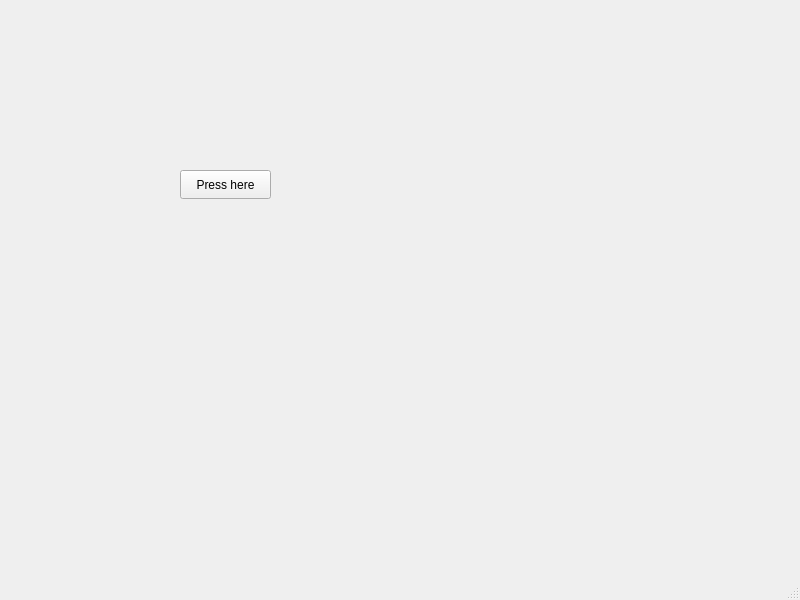
<?xml version="1.0" encoding="UTF-8"?>
<ui version="4.0">
 <class>MainWindow</class>
 <widget class="QMainWindow" name="MainWindow">
  <property name="geometry">
   <rect>
    <x>0</x>
    <y>0</y>
    <width>800</width>
    <height>600</height>
   </rect>
  </property>
  <property name="windowTitle">
   <string>MainWindow</string>
  </property>
  <widget class="QWidget" name="centralwidget">
   <widget class="QPushButton" name="pushButton">
    <property name="geometry">
     <rect>
      <x>180</x>
      <y>170</y>
      <width>91</width>
      <height>29</height>
     </rect>
    </property>
    <property name="text">
     <string>Press here</string>
    </property>
   </widget>
  </widget>
  <widget class="QMenuBar" name="menubar">
   <property name="geometry">
    <rect>
     <x>0</x>
     <y>0</y>
     <width>800</width>
     <height>26</height>
    </rect>
   </property>
  </widget>
  <widget class="QStatusBar" name="statusbar"/>
 </widget>
 <resources/>
 <connections/>
</ui>
